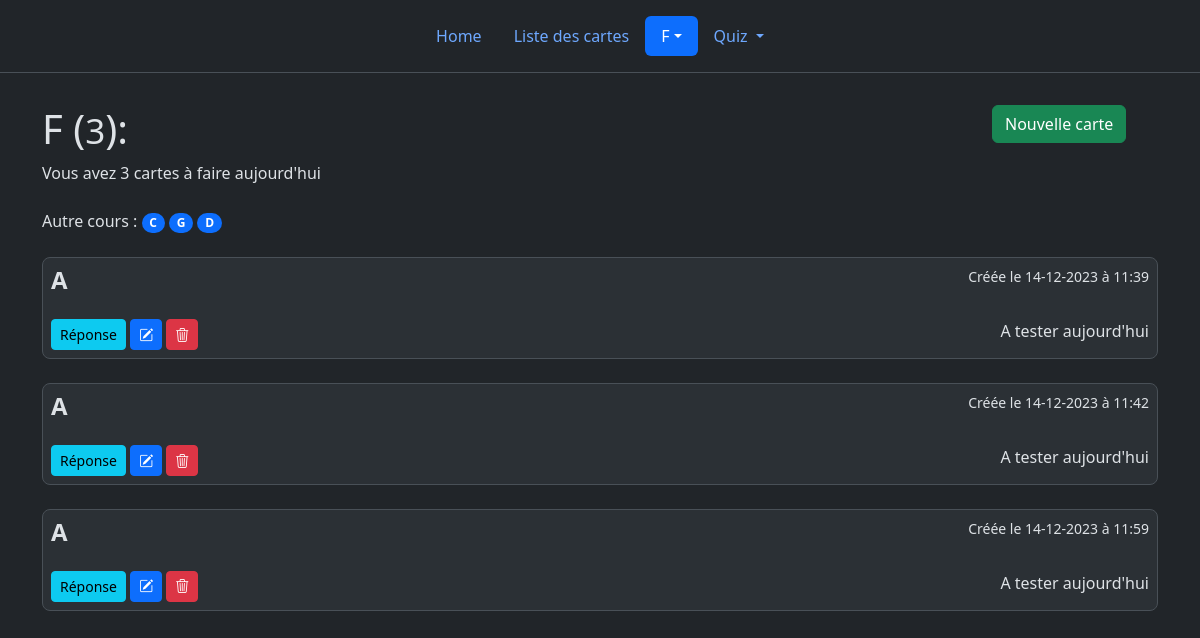
Before: /cours/F with the older database file.
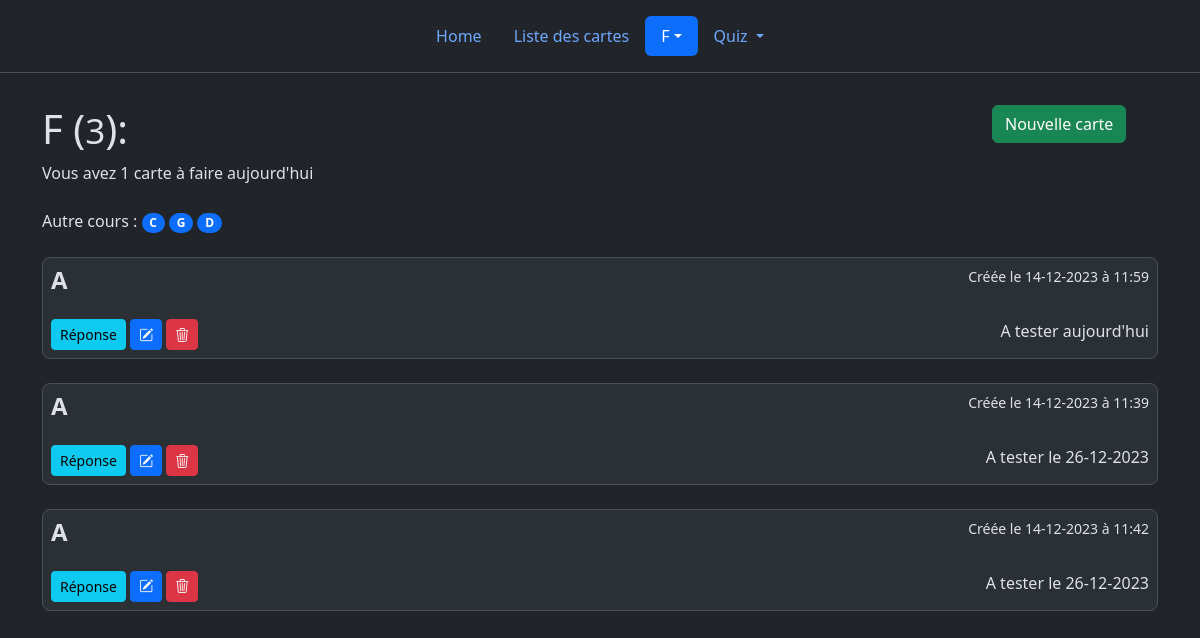
After: the same page with the newer database file.
### app.py (models this page shows, shortened)
class Cards(db.Model):
	id = db.Column(db.Integer, primary_key=True)
	course = db.Column(db.String(50), nullable=False)
	question = db.Column(db.Text, nullable=False)
	answer = db.Column(db.Text, nullable=False)
	date_created = db.Column(db.DateTime, nullable=False, default=datetime.now)
	interval = db.Column(db.Integer, nullable=False, default=1)
	date_rev = db.Column(db.DateTime, nullable=False, default=datetime.now)
	last_rev = db.Column(db.DateTime, nullable=False, default=datetime.now)

### app.py (the view)
@app.route("/cours/<course>", methods=["GET", "POST"])
def course(course):
    if request.method == "POST":
        card_question = request.form["question"]
        card_question = card_question[0].upper() + card_question[1:]
        card_answer = request.form["answer"]
        card_answer = card_answer[0].upper() + card_answer[1:]
        card_course = request.form["course"]
        card_course = card_course[0].upper() + card_course[1:]
        new_card = Cards(question=card_question, answer=card_answer, course=card_course)
        db.session.add(new_card)
        db.session.commit()
        return redirect(str("/cours/")+course)
    else:
        all_cards = Cards.query.filter(Cards.course == course).order_by(Cards.date_rev.asc()).all()
        todo = Cards.query.filter(Cards.course == course, (datetime.now().date() + timedelta(days=1)) > Cards.date_rev).order_by(Cards.date_rev.asc()).all()
        if len(all_cards):
            return custom_render_template("course.html", cards=all_cards, currentc=course, todo=todo)
        else:
            return redirect("/carte")

### app.py (called while the page is built)
def custom_render_template(template_name_or_list, **kwargs):
    common_variables = {
        'courselist': Cards.query.with_entities(Cards.course),
        'hour': datetime.now().replace(hour=19, minute=0, second=0),
        'now': datetime.now(),
        'today': datetime.now().date(),
        'tomorrow': datetime.now().date() + timedelta(days=1)
    }
    kwargs.update(common_variables)
    return render_template(template_name_or_list, **kwargs)

### templates/course.html (shortened to what this page needs)
{% extends 'base.html' %}
{% set active_page = "Rev" %}
{% block body %}
	<div class="row mt-2">
		<div class="col-10">
		    <br><h1>{{ currentc }} (<small>{{ cards|list|count }}</small>):</h1>
		</div>
		<div class="col-2">
    		<br><a class="btn btn-success" href="/carte/new/{{ currentc }}">Nouvelle carte</a>
		</div>
	</div>
<span> {%  if todo|list|count == 0 %}Vous n'avez pas de carte {% else %} Vous avez {{ todo|list|count }} carte{{ "s" if todo|list|count > 1}}{% endif %} à faire aujourd'hui</span><br>
    <br>
    {% if cards %}
    	{% if courselist|unique|list|count > 1 %}
Autre cours :
			{% for course in courselist|unique %}
			{% if course.course != currentc %}
			<a style="text-decoration:none" class="badge text-bg-primary rounded-pill" href="/cours/{{ course['course'] }}">{{ course['course'] }}</a>
			{% endif %}
			{% endfor %}
		{% endif %}
			<br><br>
    {% for card in cards %}
    	<div class="bg-body-tertiary border rounded-3 p-2"><small style="float:right;" >Créée le {{ card['date_created'].strftime('%d-%m-%Y à %H:%M')}}</small>
	        <h4 class="fw-bold mb-0">{{ card['question'] }}</h4>
			  <br>
			  <span style="float:right;"> A tester {% if card.date_rev.date() > today %} le  {{ card.date_rev.strftime('%d-%m-%Y')}} {% elif card.date_rev.date() <= today %} aujourd'hui {% endif %} </span>
			  <a class="btn btn-info btn-sm" id ="buttonans{{ card['id'] }}" onclick="actionQR('{{ card['id'] }}');">Réponse</a>
			  <a class="btn btn-primary btn-sm" href="/{{ currentc }}/edit/{{ card['id'] }}"><i class="bi bi-pencil-square"></i></a>
	        <a class="btn btn-danger btn-sm" href="/{{ currentc }}/delete/{{ card['id'] }}"><i class="bi bi-trash3"></i></a>
	    </div>
	    <br>
    {% endfor %}
    {% else %}
    <b> Vous n'avez pas encore de carte ! </b>
    {% endif %}
{% endblock %}

Changed rows visible on the page:
changed Cards (number 1 of 3 on the later page): moves up the list
changed Cards (number 2 of 3 on the later page): date_rev (not shown) → "26-12-2023"; date_rev "aujourd'hui" → "le"
changed Cards (number 3 of 3 on the later page): date_rev (not shown) → "26-12-2023"; date_rev "aujourd'hui" → "le"
Other visible differences:
{{ todo|list|count }}: "3" → "1"
{{ "s" if todo|list|count > 1 }}: "s" → (not shown)
